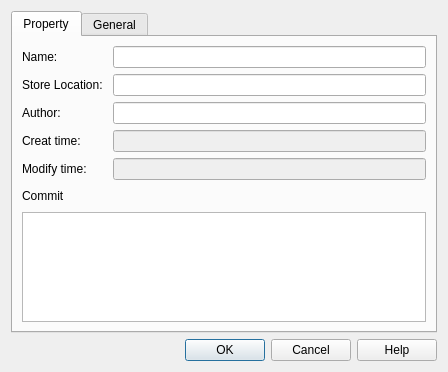
<?xml version="1.0" encoding="UTF-8"?>
<ui version="4.0">
 <class>ObjectProperty</class>
 <widget class="QDialog" name="ObjectProperty">
  <property name="geometry">
   <rect>
    <x>0</x>
    <y>0</y>
    <width>448</width>
    <height>372</height>
   </rect>
  </property>
  <property name="windowTitle">
   <string>Dialog</string>
  </property>
  <layout class="QGridLayout" name="gridLayout">
   <item row="1" column="0">
    <layout class="QHBoxLayout" name="horizontalLayout">
     <item>
      <spacer name="horizontalSpacer">
       <property name="orientation">
        <enum>Qt::Horizontal</enum>
       </property>
       <property name="sizeHint" stdset="0">
        <size>
         <width>40</width>
         <height>20</height>
        </size>
       </property>
      </spacer>
     </item>
     <item>
      <widget class="QPushButton" name="pushButton_Ok">
       <property name="text">
        <string>OK</string>
       </property>
      </widget>
     </item>
     <item>
      <widget class="QPushButton" name="pushButton_Cancel">
       <property name="text">
        <string>Cancel</string>
       </property>
      </widget>
     </item>
     <item>
      <widget class="QPushButton" name="pushButton_Help">
       <property name="text">
        <string>Help</string>
       </property>
      </widget>
     </item>
    </layout>
   </item>
   <item row="0" column="0">
    <widget class="QTabWidget" name="tabWidget">
     <property name="currentIndex">
      <number>0</number>
     </property>
     <widget class="QWidget" name="tab_Project">
      <attribute name="title">
       <string>Property</string>
      </attribute>
      <layout class="QGridLayout" name="gridLayout_2">
       <item row="0" column="0">
        <layout class="QHBoxLayout" name="horizontalLayout_2">
         <item>
          <widget class="QLabel" name="label">
           <property name="minimumSize">
            <size>
             <width>85</width>
             <height>0</height>
            </size>
           </property>
           <property name="text">
            <string>Name:</string>
           </property>
          </widget>
         </item>
         <item>
          <widget class="QLineEdit" name="lineEdi_name"/>
         </item>
        </layout>
       </item>
       <item row="1" column="0">
        <layout class="QHBoxLayout" name="horizontalLayout_3">
         <item>
          <widget class="QLabel" name="label_2">
           <property name="minimumSize">
            <size>
             <width>85</width>
             <height>0</height>
            </size>
           </property>
           <property name="text">
            <string>Store Location:</string>
           </property>
          </widget>
         </item>
         <item>
          <widget class="QLineEdit" name="lineEdit_path"/>
         </item>
        </layout>
       </item>
       <item row="2" column="0">
        <layout class="QHBoxLayout" name="horizontalLayout_4">
         <item>
          <widget class="QLabel" name="label_3">
           <property name="minimumSize">
            <size>
             <width>85</width>
             <height>0</height>
            </size>
           </property>
           <property name="text">
            <string>Author:</string>
           </property>
          </widget>
         </item>
         <item>
          <widget class="QLineEdit" name="lineEdit_author"/>
         </item>
        </layout>
       </item>
       <item row="3" column="0">
        <layout class="QHBoxLayout" name="horizontalLayout_5">
         <item>
          <widget class="QLabel" name="label_4">
           <property name="minimumSize">
            <size>
             <width>85</width>
             <height>0</height>
            </size>
           </property>
           <property name="text">
            <string>Creat time:</string>
           </property>
          </widget>
         </item>
         <item>
          <widget class="QLineEdit" name="lineEdit_create">
           <property name="enabled">
            <bool>false</bool>
           </property>
          </widget>
         </item>
        </layout>
       </item>
       <item row="4" column="0">
        <layout class="QHBoxLayout" name="horizontalLayout_6">
         <item>
          <widget class="QLabel" name="label_7">
           <property name="minimumSize">
            <size>
             <width>85</width>
             <height>0</height>
            </size>
           </property>
           <property name="text">
            <string>Modify time:</string>
           </property>
          </widget>
         </item>
         <item>
          <widget class="QLineEdit" name="lineEdit_modify">
           <property name="enabled">
            <bool>false</bool>
           </property>
          </widget>
         </item>
        </layout>
       </item>
       <item row="5" column="0">
        <layout class="QHBoxLayout" name="horizontalLayout_7">
         <item>
          <widget class="QLabel" name="label_8">
           <property name="minimumSize">
            <size>
             <width>85</width>
             <height>0</height>
            </size>
           </property>
           <property name="text">
            <string>Commit</string>
           </property>
          </widget>
         </item>
         <item>
          <spacer name="horizontalSpacer_2">
           <property name="orientation">
            <enum>Qt::Horizontal</enum>
           </property>
           <property name="sizeHint" stdset="0">
            <size>
             <width>40</width>
             <height>20</height>
            </size>
           </property>
          </spacer>
         </item>
        </layout>
       </item>
       <item row="6" column="0">
        <widget class="QTextBrowser" name="textBrowser">
         <property name="readOnly">
          <bool>false</bool>
         </property>
        </widget>
       </item>
      </layout>
     </widget>
     <widget class="QWidget" name="tab_Station">
      <attribute name="title">
       <string>General</string>
      </attribute>
      <layout class="QGridLayout" name="gridLayout_3">
       <item row="0" column="0">
        <layout class="QHBoxLayout" name="horizontalLayout_8">
         <item>
          <widget class="QLabel" name="label_Ip">
           <property name="minimumSize">
            <size>
             <width>85</width>
             <height>0</height>
            </size>
           </property>
           <property name="text">
            <string>Device Type</string>
           </property>
          </widget>
         </item>
         <item>
          <widget class="QLineEdit" name="lineEdit_Type">
           <property name="enabled">
            <bool>false</bool>
           </property>
          </widget>
         </item>
        </layout>
       </item>
       <item row="1" column="0">
        <layout class="QHBoxLayout" name="horizontalLayout_10">
         <item>
          <widget class="QLabel" name="label_Ip_2">
           <property name="minimumSize">
            <size>
             <width>85</width>
             <height>0</height>
            </size>
           </property>
           <property name="text">
            <string>Version</string>
           </property>
          </widget>
         </item>
         <item>
          <widget class="QLineEdit" name="lineEdit_Ver">
           <property name="enabled">
            <bool>false</bool>
           </property>
          </widget>
         </item>
        </layout>
       </item>
       <item row="2" column="0">
        <layout class="QHBoxLayout" name="horizontalLayout_11">
         <item>
          <widget class="QLabel" name="label_Ip_3">
           <property name="minimumSize">
            <size>
             <width>85</width>
             <height>0</height>
            </size>
           </property>
           <property name="text">
            <string>IP Address</string>
           </property>
          </widget>
         </item>
         <item>
          <widget class="QLineEdit" name="lineEdit_IP"/>
         </item>
        </layout>
       </item>
       <item row="3" column="0">
        <layout class="QHBoxLayout" name="horizontalLayout_9">
         <item>
          <widget class="QLabel" name="label_ID">
           <property name="minimumSize">
            <size>
             <width>85</width>
             <height>0</height>
            </size>
           </property>
           <property name="text">
            <string>Device Address</string>
           </property>
          </widget>
         </item>
         <item>
          <widget class="QLineEdit" name="lineEdit_ID"/>
         </item>
        </layout>
       </item>
       <item row="4" column="0">
        <spacer name="verticalSpacer">
         <property name="orientation">
          <enum>Qt::Vertical</enum>
         </property>
         <property name="sizeHint" stdset="0">
          <size>
           <width>20</width>
           <height>240</height>
          </size>
         </property>
        </spacer>
       </item>
      </layout>
     </widget>
    </widget>
   </item>
  </layout>
 </widget>
 <resources/>
 <connections/>
</ui>
